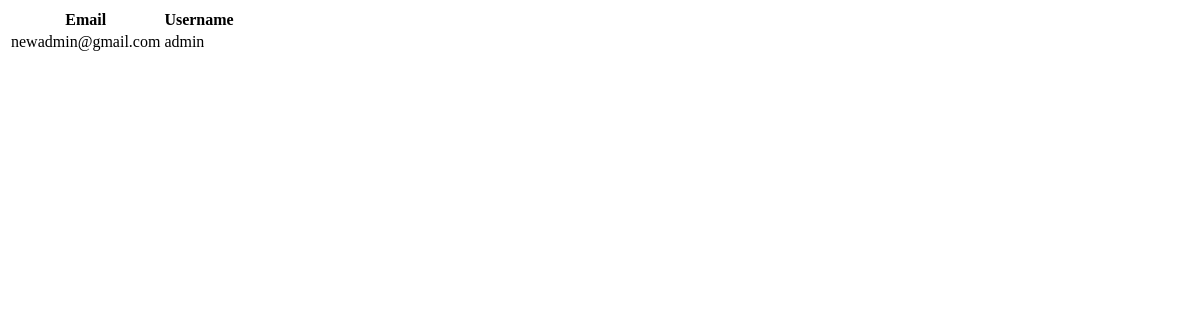
The app's page /users, older data.
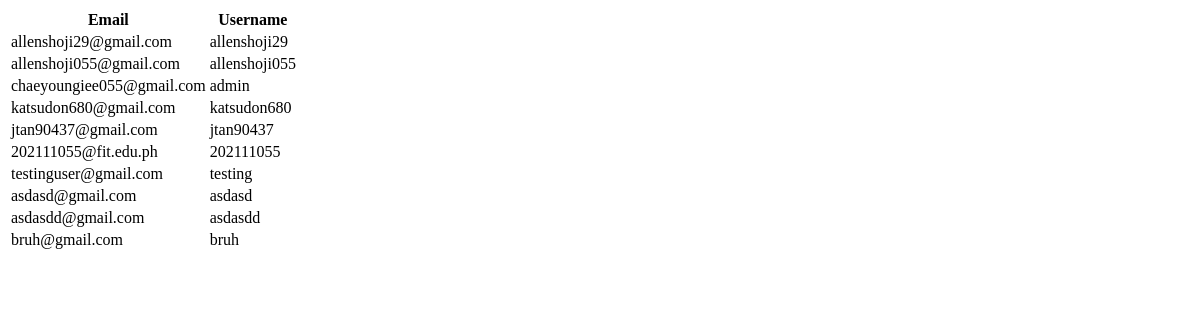
The same page, newer data.
### website/models.py (models this page shows)
class User(db.Model, UserMixin):
    id = db.Column(db.Integer, primary_key=True)
    username = db.Column(db.String(150), unique=True, nullable=False)
    email = db.Column(db.String(150), unique=True, nullable=False)
    password = db.Column(db.String(150))
    date_created = db.Column(db.DateTime(timezone=True), default=func.now())
    is_admin = db.Column(db.Boolean, default=False)
    balance = db.Column(db.Float, default=0.0)
    transactions = relationship('Transaction', backref='user')

### website/views.py (the view)
@views.route('/users')
def users():
    users = User.query.all()
    total_users = len(users)
    return render_template('users.html', users=users, total_users=total_users)

### main.py (called while the page is built)
@app.before_request
def before_request():
    global last_request_time
    last_request_time = time.time()

### website/templates/users.html
<html>
<table>
    <tr>
        <th>Email</th>
        <th>Username</th>
    </tr>
    {% for user in users %}
    <tr>
        <td>{{ user.email }}</td>
        <td>{{ user.username }}</td>
    </tr>
    {% endfor %}
</table>
</html>

Row changes from the older to the newer data that the page shows:
changed User: email "newadmin@gmail.com" → "allenshoji29@gmail.com"; username "admin" → "allenshoji29"
added User: email "allenshoji055@gmail.com", username "allenshoji055"
added User: email "chaeyoungiee055@gmail.com", username "admin"
added User: email "katsudon680@gmail.com", username "katsudon680"
added User: email "jtan90437@gmail.com", username "jtan90437"
added User: email "202111055@fit.edu.ph", username "202111055"
added User: email "testinguser@gmail.com", username "testing"
added User: email "asdasd@gmail.com", username "asdasd"
added User: email "asdasdd@gmail.com", username "asdasdd"
added User: email "bruh@gmail.com", username "bruh"
